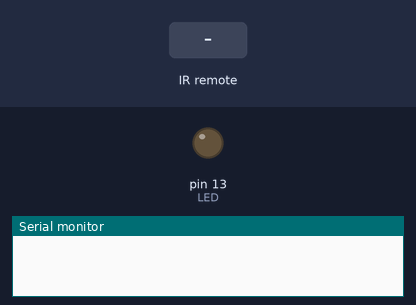
A sketch run on a simulated Arduino Uno, built with avr-gcc and run on an emulated ATmega328P. Parts: output pins drawn as LEDs (lit = HIGH), the last lines printed to the serial monitor. The test bench sets the inputs (shaded band).

Above: at 1.2 s.
1.3 s: infrared code 0xFF6897 received
At 2.5 s:
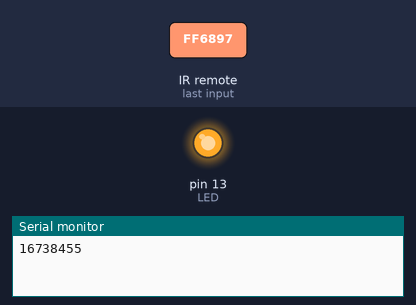
Timing chart, 0 to 4.3 s (numbered marks = the images above; inputs shaded):
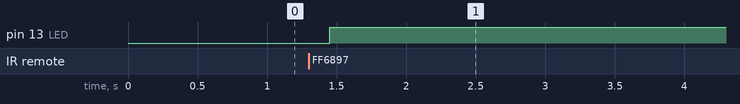

The sketch:

infrared_Blink.ino
```cpp
//www.elegoo.com
//2016.09.12

#include <IRremote.h>//Infrared Library
int receiverpin = 12;//Infrared signal receiving pin
int LED=13;                //define LED pin
volatile int state = LOW;  //define default input mode
unsigned long RED;
#define L 16738455
IRrecv irrecv(receiverpin);//initialization
decode_results results;//Define structure type
void setup() {
pinMode(LED, OUTPUT);     //initialize LED as an output
Serial.begin(9600);       // debug output at 9600 baud
 irrecv.enableIRIn();// Start receiving
}
void stateChange()
{
  state = !state;
  digitalWrite(LED, state);
}
void loop() {
if (irrecv.decode(&results))
    {
      RED=results.value;
       Serial.println(RED);
       irrecv.resume(); // Receive the next value
    delay(150);
     if(RED==L)
  {
     stateChange();
   }
  }
     }
```

Measured:
- after the input at 1.3 s, pin 13 (LED): LOW → HIGH after 0.15 s
